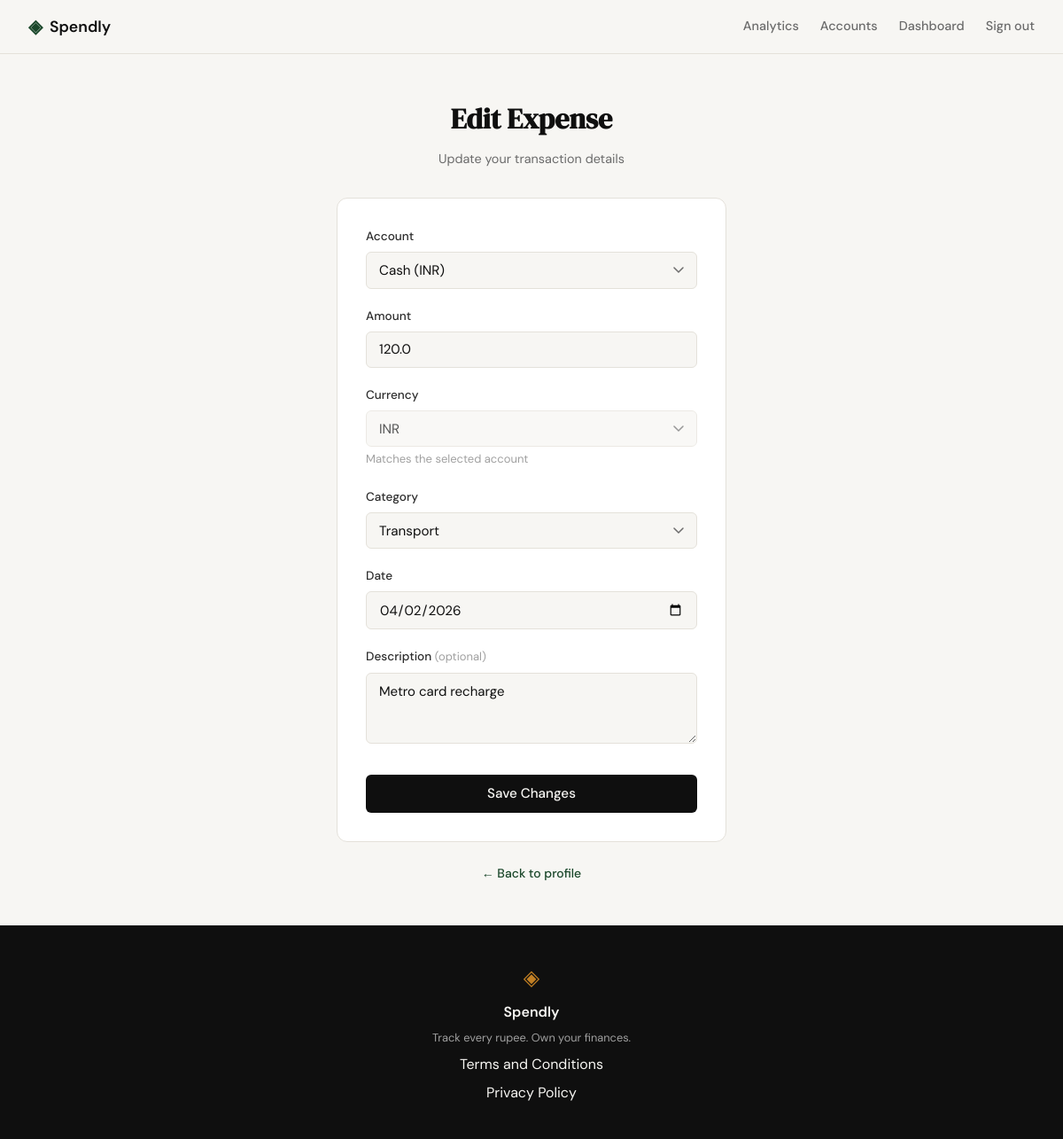
The app's page /expenses/2/edit (signed in) with its own data.
### tables this page shows
CREATE TABLE expenses (
            id          INTEGER PRIMARY KEY AUTOINCREMENT,
            user_id     INTEGER NOT NULL REFERENCES users(id),
            amount      REAL    NOT NULL,
            category    TEXT    NOT NULL,
            date        TEXT    NOT NULL,
            description TEXT,
            created_at  TEXT    DEFAULT (datetime('now'))
        , account_id INTEGER REFERENCES accounts(id), currency TEXT NOT NULL DEFAULT 'INR');

### app.py (the view, shortened to what this page needs)
@app.route("/expenses/<int:id>/edit", methods=["GET", "POST"])
def edit_expense(id):
    if not session.get("user_id"):
        return redirect(url_for("login"))
    expense = get_expense_by_id(id, session["user_id"])
    if expense is None:
        abort(404)
    accounts = get_accounts_by_user(session["user_id"], active_only=True)
    if request.method == "GET":
        return render_template(
            "edit_expense.html",
            expense=expense,
            categories=CATEGORIES,
            accounts=accounts, currencies=CURRENCIES,
            form={},
        )

### database/db.py (called while the page is built)
def get_db():
    conn = sqlite3.connect(DB_PATH)
    conn.row_factory = sqlite3.Row
    conn.execute("PRAGMA foreign_keys = ON")
    return conn

### database/queries.py (called while the page is built)
def get_accounts_by_user(user_id, active_only=False):
    conn = get_db()
    query = "SELECT * FROM accounts WHERE user_id = ?"
    params = [user_id]
    if active_only:
        query += " AND is_active = 1"
    query += " ORDER BY is_active DESC, name ASC"
    rows = conn.execute(query, params).fetchall()
    conn.close()
    return [dict(row) for row in rows]

def get_expense_by_id(expense_id, user_id):
    conn = get_db()
    row = conn.execute(
        "SELECT e.id, e.amount, e.currency, e.category, e.date, e.description, "
        "e.account_id, a.name AS account_name "
        "FROM expenses e LEFT JOIN accounts a ON a.id = e.account_id "
        "WHERE e.id = ? AND e.user_id = ?",
        (expense_id, user_id),
    ).fetchone()
    conn.close()
    if row is None:
        return None
    return {
        "id": row["id"],
        "amount": row["amount"],
        "currency": row["currency"],
        "category": row["category"],
        "date": row["date"],
        "description": row["description"] or "",
        "account_id": row["account_id"],
        "account_name": row["account_name"] or "—",
    }

### templates/edit_expense.html (shortened to what this page needs)
{% extends "base.html" %}
{% block head %}
<link rel="stylesheet" href="{{ url_for('static', filename='css/add_expense.css') }}">
{% endblock %}
{% block content %}
<section class="auth-section">
    <div class="auth-container">
        <div class="auth-header">
            <h1 class="auth-title">Edit Expense</h1>
            <p class="auth-subtitle">Update your transaction details</p>
        </div>
        <div class="auth-card">
            <form method="POST" action="{{ url_for('edit_expense', id=expense.id) }}">
                <div class="form-group">
                    <label for="account">Account</label>
                    {% set selected_account = form.get('account', expense.account_id|string) %}
                    <select id="account" name="account" class="form-input form-select account-select" required>
                        {% for acc in accounts %}
                        <option value="{{ acc.id }}" data-currency="{{ acc.currency }}"
                                {% if selected_account == acc.id|string %}selected{% endif %}>
                            {{ acc.name }} ({{ acc.currency }})
                        </option>
                        {% endfor %}
                    </select>
                </div>
                <div class="form-group">
                    <label for="amount">Amount</label>
                    <input type="number" id="amount" name="amount"
                           class="form-input"
                           placeholder="0.00"
                           step="0.01" min="0.01"
                           value="{{ form.get('amount', expense.amount) }}"
                           required autofocus>
                </div>
                <div class="form-group">
                    <label for="currency">Currency</label>
                    <select id="currency" name="currency" class="form-input form-select currency-select" disabled>
                        {% for c in currencies %}
                        <option value="{{ c }}" {% if c == expense.currency %}selected{% endif %}>{{ c }}</option>
                        {% endfor %}
                    </select>
                    <span class="field-optional">Matches the selected account</span>
                </div>
                <div class="form-group">
                    <label for="category">Category</label>
                    {% set selected_cat = form.get('category', expense.category) %}
                    <select id="category" name="category" class="form-input form-select" required>
                        {% for c in categories %}
                        <option value="{{ c }}" {% if selected_cat == c %}selected{% endif %}>{{ c }}</option>
                        {% endfor %}
                    </select>
                </div>
                <div class="form-group">
                    <label for="date">Date</label>
                    <input type="date" id="date" name="date"
                           class="form-input"
                           value="{{ form.get('date', expense.date) }}"
                           required>
                </div>
                <div class="form-group">
                    <label for="description">Description <span class="field-optional">(optional)</span></label>
                    <textarea id="description" name="description"
                              class="form-input form-textarea"
                              placeholder="What was this for?"
                              maxlength="200">{{ form.get('description', expense.description) }}</textarea>
                </div>
                <button type="submit" class="btn-submit">Save Changes</button>
            </form>
        </div>
        <p class="auth-switch">
            <a href="{{ url_for('profile') }}">← Back to profile</a>
        </p>
    </div>
</section>
{% endblock %}

### static/css/style.css (style rules this page uses)
:root { --ink: #0f0f0f; --ink-soft: #2d2d2d; --ink-muted: #6b6b6b; --ink-faint: #a0a0a0; --paper: #f7f6f3; --paper-warm: #f0ede6; --paper-card: #ffffff; --accent: #1a472a; --accent-light: #e8f0eb; --accent-2: #c17f24; --accent-2-light: #fdf3e3; --danger: #c0392b; --danger-light: #fdecea; --border: #e4e1da; --border-soft: #eeebe4; --font-display: 'DM Serif Display', Georgia, serif; --font-body: 'DM Sans', system-ui, sans-serif; --max-width: 1200px; --auth-width: 440px; --radius-sm: 6px; --radius-md: 12px; --radius-lg: 20px; }
*, *::before, *::after { box-sizing: border-box; margin: 0; padding: 0; }
html { font-size: 16px; scroll-behavior: smooth; }
body { background: var(--paper); color: var(--ink); font-family: var(--font-body); font-size: 1rem; line-height: 1.6; -webkit-font-smoothing: antialiased; }
a { color: inherit; text-decoration: none; }
.auth-section { min-height: calc(100vh - 60px - 100px); display: flex; align-items: center; justify-content: center; padding: 3rem 2rem; }
.auth-container { width: 100%; max-width: var(--auth-width); }
.auth-header { text-align: center; margin-bottom: 2rem; }
.auth-title { font-family: var(--font-display); font-size: 2rem; color: var(--ink); margin-bottom: 0.5rem; }
.auth-subtitle { font-size: 0.9rem; color: var(--ink-muted); }
.auth-card { background: var(--paper-card); border: 1px solid var(--border); border-radius: var(--radius-md); padding: 2rem; margin-bottom: 1.5rem; }
.form-group { margin-bottom: 1.25rem; }
.form-group label { display: block; font-size: 0.85rem; font-weight: 500; color: var(--ink-soft); margin-bottom: 0.4rem; }
.form-input { width: 100%; padding: 0.6rem 0.875rem; border: 1px solid var(--border); border-radius: var(--radius-sm); font-family: var(--font-body); font-size: 0.95rem; color: var(--ink); background: var(--paper); outline: none; transition: border-color 0.2s; }
.form-input::placeholder { color: var(--ink-faint); }
.btn-submit { width: 100%; padding: 0.7rem; background: var(--ink); color: var(--paper); border: none; border-radius: var(--radius-sm); font-family: var(--font-body); font-size: 0.95rem; font-weight: 500; cursor: pointer; transition: background 0.2s; margin-top: 0.5rem; }
.auth-switch { text-align: center; font-size: 0.875rem; color: var(--ink-muted); }
.auth-switch a { color: var(--accent); font-weight: 500; }

### static/css/add_expense.css (style rules this page uses)
.form-select { appearance: none; background-repeat: no-repeat; background-position: right 0.875rem center; padding-right: 2.5rem; cursor: pointer; }
.form-textarea { resize: vertical; min-height: 80px; font-family: var(--font-body); font-size: 0.9375rem; line-height: 1.5; }
.field-optional { font-size: 0.8125rem; color: var(--ink-faint); font-weight: 400; }

### records on screen
expenses: amount "120.0", currency "INR", category "Transport", date "04/02/2026", description "Metro card recharge"

### other values on screen
form field account "Cash (INR)"
